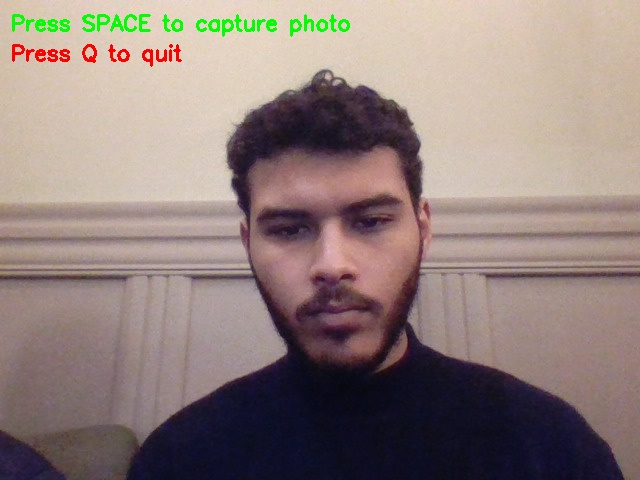
#> input picture face_database/1_aziz.jpg, 640 x 480 px
$ python advanced_face_features.py face_database/1_aziz.jpg
#> lines starting #> are read from the running program, lines starting #| are printed output that depends on the picture
#> further down, test_image is the input picture: shape (480, 640, 3); mean B, G, R 123.9, 128.3, 144.9
"""
Advanced Face Feature Extraction Module (OpenCV Only)
======================================================
Extracts geometric facial features using OpenCV's built-in tools.
No external dependencies like dlib or mediapipe required.

Features extracted:
- Deep embeddings (512D vector from SFace)
- Eye distance and aspect ratio
- Jaw shape and width approximation
- Nose structure estimation
- Facial proportions
- Symmetry scores
- Texture patterns (LBP)

Works with any face already detected by YOLO.
"""

import cv2
import numpy as np
import math
from pathlib import Path


class AdvancedFaceFeatures:
    """
    Extract advanced geometric and texture features from faces.
    Uses OpenCV's built-in tools (no dlib/mediapipe required).
    """

    def __init__(self):
        """Initialize feature extractors."""
        # OpenCV's face detector for alignment
        self.face_cascade = cv2.CascadeClassifier(
            cv2.data.haarcascades + 'haarcascade_frontalface_default.xml'
        )
        self.eye_cascade = cv2.CascadeClassifier(
            cv2.data.haarcascades + 'haarcascade_eye.xml'
        )

        # Try to load LBFModel for facial landmarks (if available)
        lbf_model = Path("lbfmodel.yaml")
        if lbf_model.exists():
            self.facemark = cv2.face.createFacemarkLBF()
            self.facemark.loadModel(str(lbf_model))
            self.USE_FACEMARK = True
            print("✅ LBF Facemark model loaded for 68 landmarks")
        else:
            self.USE_FACEMARK = False
            print("⚠️ LBF model not found, using eye-based estimation")

        print("✅ OpenCV-based feature extractor initialized")

    def euclidean_distance(self, p1, p2):
        """Calculate Euclidean distance between two points."""
        return np.sqrt(np.sum((np.array(p1) - np.array(p2)) ** 2))

    def angle_between_points(self, p1, p2, p3):
        """Calculate angle at p2 formed by p1-p2-p3."""
        v1 = np.array(p1) - np.array(p2)
        v2 = np.array(p3) - np.array(p2)

        cos_angle = np.dot(v1, v2) / (np.linalg.norm(v1) * np.linalg.norm(v2) + 1e-6)
        angle = np.arccos(np.clip(cos_angle, -1, 1))

        return np.degrees(angle)

    def detect_eyes(self, face_roi, face_box):
        """Detect eyes in face ROI and return their centers."""
        x, y, w, h = face_box
        gray = cv2.cvtColor(face_roi, cv2.COLOR_BGR2GRAY) if len(face_roi.shape) == 3 else face_roi

        # Detect eyes
        eyes = self.eye_cascade.detectMultiScale(
            gray,
            scaleFactor=1.1,
            minNeighbors=5,
            minSize=(int(w*0.1), int(h*0.05)),
            maxSize=(int(w*0.4), int(h*0.3))
        )

        if len(eyes) < 2:
            # Estimate eye positions based on face proportions
            left_eye = (int(w * 0.3), int(h * 0.35))
            right_eye = (int(w * 0.7), int(h * 0.35))
            return left_eye, right_eye, False

        # Sort eyes by x coordinate (left to right)
        eyes = sorted(eyes, key=lambda e: e[0])

        # Get centers of first two eyes
        left_eye = (eyes[0][0] + eyes[0][2]//2, eyes[0][1] + eyes[0][3]//2)
        right_eye = (eyes[1][0] + eyes[1][2]//2, eyes[1][1] + eyes[1][3]//2)

        return left_eye, right_eye, True

    def estimate_landmarks(self, face_roi, face_box):
        """
        Estimate key facial landmarks using eye detection and face proportions.
        Returns a dict of landmark positions relative to face ROI.
        """
        x, y, w, h = face_box

        # Detect eyes
        left_eye, right_eye, eyes_detected = self.detect_eyes(face_roi, face_box)

        # Calculate inter-eye distance
        inter_eye_dist = self.euclidean_distance(left_eye, right_eye)

        # Estimate other landmarks based on facial proportions
        # These are approximate positions based on average face geometry
        landmarks = {
            # Eyes
            'left_eye': left_eye,
            'right_eye': right_eye,
            'left_eye_outer': (int(left_eye[0] - w*0.08), left_eye[1]),
            'left_eye_inner': (int(left_eye[0] + w*0.08), left_eye[1]),
            'right_eye_outer': (int(right_eye[0] + w*0.08), right_eye[1]),
            'right_eye_inner': (int(right_eye[0] - w*0.08), right_eye[1]),

            # Nose (estimated from eye positions)
            'nose_bridge': ((left_eye[0] + right_eye[0])//2, int(h * 0.45)),
            'nose_tip': ((left_eye[0] + right_eye[0])//2, int(h * 0.60)),
            'left_nostril': (int(w * 0.38), int(h * 0.65)),
            'right_nostril': (int(w * 0.62), int(h * 0.65)),

            # Mouth
            'mouth_left': (int(w * 0.32), int(h * 0.78)),
            'mouth_right': (int(w * 0.68), int(h * 0.78)),
            'mouth_top': (int(w * 0.5), int(h * 0.73)),
            'mouth_bottom': (int(w * 0.5), int(h * 0.82)),

            # Jaw
            'chin': (int(w * 0.5), int(h * 0.95)),
            'left_jaw': (int(w * 0.1), int(h * 0.65)),
            'right_jaw': (int(w * 0.9), int(h * 0.65)),
            'left_cheek': (int(w * 0.15), int(h * 0.45)),
            'right_cheek': (int(w * 0.85), int(h * 0.45)),

            # Forehead
            'forehead_center': ((left_eye[0] + right_eye[0])//2, int(h * 0.15)),
        }

        return landmarks, inter_eye_dist, eyes_detected

    def extract_eye_features(self, landmarks, inter_eye_dist):
        """Extract eye-related geometric features."""
        features = {}

        left_eye = np.array(landmarks['left_eye'])
        right_eye = np.array(landmarks['right_eye'])

        # Eye width approximations
        left_width = self.euclidean_distance(landmarks['left_eye_outer'], landmarks['left_eye_inner'])
        right_width = self.euclidean_distance(landmarks['right_eye_inner'], landmarks['right_eye_outer'])

        # Normalized by inter-eye distance
        features['inter_eye_distance'] = 1.0  # Reference
        features['left_eye_width_ratio'] = left_width / (inter_eye_dist + 1e-6)
        features['right_eye_width_ratio'] = right_width / (inter_eye_dist + 1e-6)

        # Eye symmetry
        features['eye_size_symmetry'] = min(left_width, right_width) / (max(left_width, right_width) + 1e-6)

        # Eye tilt angle
        eye_tilt = np.arctan2(
            right_eye[1] - left_eye[1],
            right_eye[0] - left_eye[0]
        )
        features['eye_tilt_angle'] = np.degrees(eye_tilt)

        # Approximate aspect ratios (assuming typical eye shape)
        features['left_eye_aspect_ratio'] = 0.35  # Default estimate
        features['right_eye_aspect_ratio'] = 0.35

        return features

    def extract_nose_features(self, landmarks, inter_eye_dist):
        """Extract nose-related geometric features."""
        features = {}

        nose_bridge = np.array(landmarks['nose_bridge'])
        nose_tip = np.array(landmarks['nose_tip'])
        left_nostril = np.array(landmarks['left_nostril'])
        right_nostril = np.array(landmarks['right_nostril'])

        # Nose bridge length
        bridge_length = self.euclidean_distance(nose_bridge, nose_tip)
        features['nose_bridge_length_ratio'] = bridge_length / (inter_eye_dist + 1e-6)

        # Nose width
        nose_width = self.euclidean_distance(left_nostril, right_nostril)
        features['nose_width_ratio'] = nose_width / (inter_eye_dist + 1e-6)
        features['nose_base_width_ratio'] = nose_width / (inter_eye_dist + 1e-6)

        # Nose symmetry
        nose_center = (nose_tip[0], nose_tip[1])
        left_dist = abs(left_nostril[0] - nose_center[0])
        right_dist = abs(right_nostril[0] - nose_center[0])
        features['nose_symmetry'] = min(left_dist, right_dist) / (max(left_dist, right_dist) + 1e-6)

        return features

    def extract_jaw_features(self, landmarks, inter_eye_dist):
        """Extract jaw and face shape features."""
        features = {}

        chin = np.array(landmarks['chin'])
        left_jaw = np.array(landmarks['left_jaw'])
        right_jaw = np.array(landmarks['right_jaw'])
        forehead = np.array(landmarks['forehead_center'])

        # Jaw width
        jaw_width = self.euclidean_distance(left_jaw, right_jaw)
        features['jaw_width_ratio'] = jaw_width / (inter_eye_dist + 1e-6)

        # Face height
        face_height = self.euclidean_distance(forehead, chin)
        features['face_height_ratio'] = face_height / (inter_eye_dist + 1e-6)

        # Face aspect ratio
        features['face_aspect_ratio'] = jaw_width / (face_height + 1e-6)

        # Chin angle
        chin_angle = self.angle_between_points(left_jaw, chin, right_jaw)
        features['chin_angle'] = chin_angle

        # Jaw angles
        left_cheek = np.array(landmarks['left_cheek'])
        right_cheek = np.array(landmarks['right_cheek'])

        features['left_jaw_angle'] = self.angle_between_points(left_cheek, left_jaw, chin)
        features['right_jaw_angle'] = self.angle_between_points(right_cheek, right_jaw, chin)

        # Jaw symmetry
        features['jaw_symmetry'] = min(features['left_jaw_angle'], features['right_jaw_angle']) / (
            max(features['left_jaw_angle'], features['right_jaw_angle']) + 1e-6
        )

        return features

    def extract_cheekbone_features(self, landmarks, inter_eye_dist):
        """Extract cheekbone features."""
        features = {}

        left_cheek = np.array(landmarks['left_cheek'])
        right_cheek = np.array(landmarks['right_cheek'])
        left_eye = np.array(landmarks['left_eye'])
        right_eye = np.array(landmarks['right_eye'])
        left_jaw = np.array(landmarks['left_jaw'])
        right_jaw = np.array(landmarks['right_jaw'])

        # Cheekbone width
        cheekbone_width = self.euclidean_distance(left_cheek, right_cheek)
        features['cheekbone_width_ratio'] = cheekbone_width / (inter_eye_dist + 1e-6)

        # Cheekbone angles
        features['left_cheekbone_angle'] = self.angle_between_points(left_eye, left_cheek, left_jaw)
        features['right_cheekbone_angle'] = self.angle_between_points(right_eye, right_cheek, right_jaw)

        # Cheekbone symmetry
        features['cheekbone_symmetry'] = min(
            features['left_cheekbone_angle'],
            features['right_cheekbone_angle']
        ) / (max(features['left_cheekbone_angle'], features['right_cheekbone_angle']) + 1e-6)

        return features

    def extract_mouth_features(self, landmarks, inter_eye_dist):
        """Extract mouth features."""
        features = {}

        mouth_left = np.array(landmarks['mouth_left'])
        mouth_right = np.array(landmarks['mouth_right'])
        mouth_top = np.array(landmarks['mouth_top'])
        mouth_bottom = np.array(landmarks['mouth_bottom'])
        nose_tip = np.array(landmarks['nose_tip'])

        # Mouth width
        mouth_width = self.euclidean_distance(mouth_left, mouth_right)
        features['mouth_width_ratio'] = mouth_width / (inter_eye_dist + 1e-6)

        # Lip height
        lip_height = self.euclidean_distance(mouth_top, mouth_bottom)
        features['upper_lip_ratio'] = (lip_height * 0.4) / (inter_eye_dist + 1e-6)  # Estimate
        features['lower_lip_ratio'] = (lip_height * 0.6) / (inter_eye_dist + 1e-6)  # Estimate
        features['lip_ratio'] = features['upper_lip_ratio'] / (features['lower_lip_ratio'] + 1e-6)

        # Mouth to nose distance
        mouth_center = ((mouth_left[0] + mouth_right[0])//2, mouth_top[1])
        mouth_nose_dist = self.euclidean_distance(mouth_center, nose_tip)
        features['mouth_nose_distance_ratio'] = mouth_nose_dist / (inter_eye_dist + 1e-6)

        return features

    def extract_proportion_features(self, landmarks, inter_eye_dist):
        """Extract facial proportion and symmetry features."""
        features = {}

        forehead = np.array(landmarks['forehead_center'])
        left_eye = np.array(landmarks['left_eye'])
        right_eye = np.array(landmarks['right_eye'])
        nose_tip = np.array(landmarks['nose_tip'])
        chin = np.array(landmarks['chin'])

        eye_center = ((left_eye[0] + right_eye[0])//2, (left_eye[1] + right_eye[1])//2)

        # Face thirds (ideal ratio is 1:1:1)
        upper_third = abs(eye_center[1] - forehead[1])
        middle_third = abs(nose_tip[1] - eye_center[1])
        lower_third = abs(chin[1] - nose_tip[1])

        total_height = upper_third + middle_third + lower_third
        ideal_third = total_height / 3

        features['upper_third_deviation'] = abs(upper_third - ideal_third) / (ideal_third + 1e-6)
        features['middle_third_deviation'] = abs(middle_third - ideal_third) / (ideal_third + 1e-6)
        features['lower_third_deviation'] = abs(lower_third - ideal_third) / (ideal_third + 1e-6)

        # Horizontal symmetry (compare left and right sides)
        left_cheek = np.array(landmarks['left_cheek'])
        right_cheek = np.array(landmarks['right_cheek'])

        center_x = (left_eye[0] + right_eye[0]) // 2
        left_dist = abs(left_cheek[0] - center_x)
        right_dist = abs(right_cheek[0] - center_x)

        features['horizontal_symmetry'] = min(left_dist, right_dist) / (max(left_dist, right_dist) + 1e-6)

        return features

    def extract_texture_features(self, face_roi):
        """
        Extract texture features using Local Binary Patterns (LBP).
        This captures unique skin texture patterns.
        """
        gray = cv2.cvtColor(face_roi, cv2.COLOR_BGR2GRAY) if len(face_roi.shape) == 3 else face_roi

        # Resize to standard size for consistent features
        face_resized = cv2.resize(gray, (128, 128))

        # Simple LBP implementation
        lbp = np.zeros_like(face_resized, dtype=np.uint8)

        for i in range(1, face_resized.shape[0] - 1):
            for j in range(1, face_resized.shape[1] - 1):
                center = face_resized[i, j]
                code = 0
                code |= (face_resized[i-1, j-1] >= center) << 7
                code |= (face_resized[i-1, j] >= center) << 6
                code |= (face_resized[i-1, j+1] >= center) << 5
                code |= (face_resized[i, j+1] >= center) << 4
                code |= (face_resized[i+1, j+1] >= center) << 3
                code |= (face_resized[i+1, j] >= center) << 2
                code |= (face_resized[i+1, j-1] >= center) << 1
                code |= (face_resized[i, j-1] >= center) << 0
                lbp[i, j] = code

        # Compute histogram
        hist, _ = np.histogram(lbp.ravel(), bins=256, range=(0, 256))
        hist = hist.astype(np.float32)
        hist /= (hist.sum() + 1e-6)

        # Reduce to key statistics
        texture_features = {
            'lbp_mean': float(np.mean(lbp)),
            'lbp_std': float(np.std(lbp)),
            'lbp_entropy': float(-np.sum(hist * np.log2(hist + 1e-6))),
        }

        return texture_features, hist[:64]  # Return first 64 bins for vector

    def extract_all_features(self, image, face_box=None):
        """
        Extract all geometric and texture features from a face.

        Args:
            image: BGR image
            face_box: (x, y, w, h) tuple or None for auto-detect

        Returns:
            features_dict: Dictionary of named features
            feature_vector: Numpy array for similarity comparison
        """
        try:
            # Get face ROI
            if face_box is not None:
                x, y, w, h = [int(v) for v in face_box]
                # Add padding
                pad = int(min(w, h) * 0.1)
                x1 = max(0, x - pad)
                y1 = max(0, y - pad)
                x2 = min(image.shape[1], x + w + pad)
                y2 = min(image.shape[0], y + h + pad)
                face_roi = image[y1:y2, x1:x2]
                local_box = (0, 0, face_roi.shape[1], face_roi.shape[0])
            else:
                # Detect face
                gray = cv2.cvtColor(image, cv2.COLOR_BGR2GRAY)
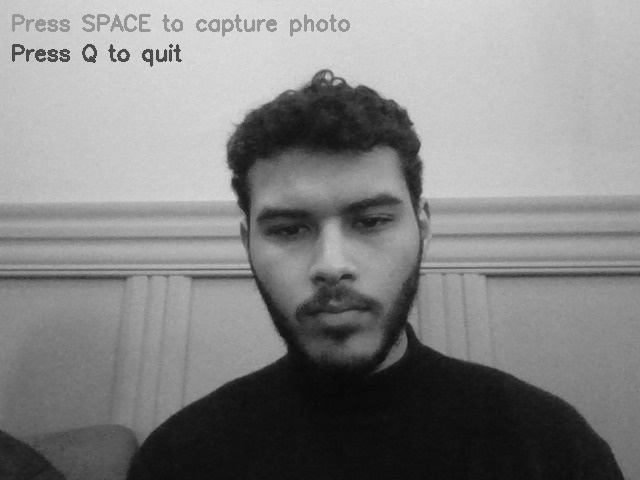
#> gray: shape (480, 640); min 8, max 224, mean 132.7
                faces = self.face_cascade.detectMultiScale(gray, 1.1, 5)
#> faces = [[219, 139, 224, 224]]
                if len(faces) == 0:
                    return None, None
                x, y, w, h = faces[0]
#> x = 219; y = 139; w = 224; h = 224
                face_roi = image[y:y+h, x:x+w]
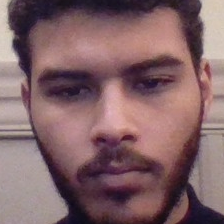
#> face_roi: shape (224, 224, 3); mean B, G, R 103.3, 99.6, 130.5
                local_box = (0, 0, w, h)
#> local_box = (0, 0, 224, 224)

            if face_roi.size == 0:
                return None, None

            # Estimate landmarks
            landmarks, inter_eye_dist, eyes_detected = self.estimate_landmarks(face_roi, local_box)
#> (the rest of the program and of its run is left out)
